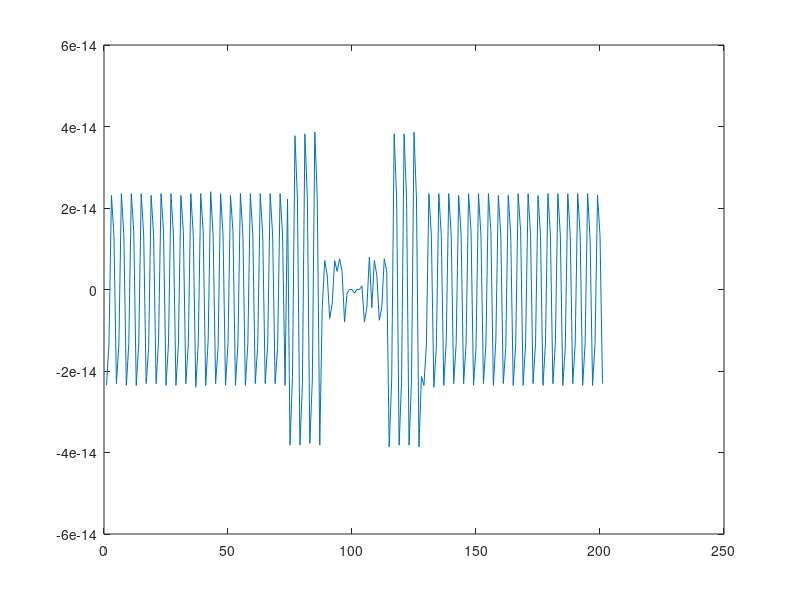

Recreate this plot in MATLAB.
w = -pi : 0.01 : pi;
h = 1 + 2*exp(-j*w) + 2*exp(-2*j*w) + 1*exp(-3*j*w);
h2 = 1 + 1*exp(-j*w) + 2*exp(-2*j*w) + 2*exp(-3*j*w) + 2*exp(-4*j*w) + 2*exp(-5*j*w) + 1*exp(-6*j*w) + 1*exp(-7*j*w);
r = sin(pi/2*w)./(pi/2*w);
x = (1+1/pi*w).*exp(-2*j*w);
t = exp(-2*j*w);
plot(w,r);

n = -100 : 100;
x = cos(9*pi/20*n);
y = ones(1,32);
z = conv(x,y);
plot(1:length(x),x)

gua = 5*sin(3*pi*n/2+pi/6) - 5*cos(3*pi*n/2-pi/3);
plot(gua)

w = pi/20;

sum = 1;
for ii = 1 : 31
    sum = exp(-j*ii*w);
end